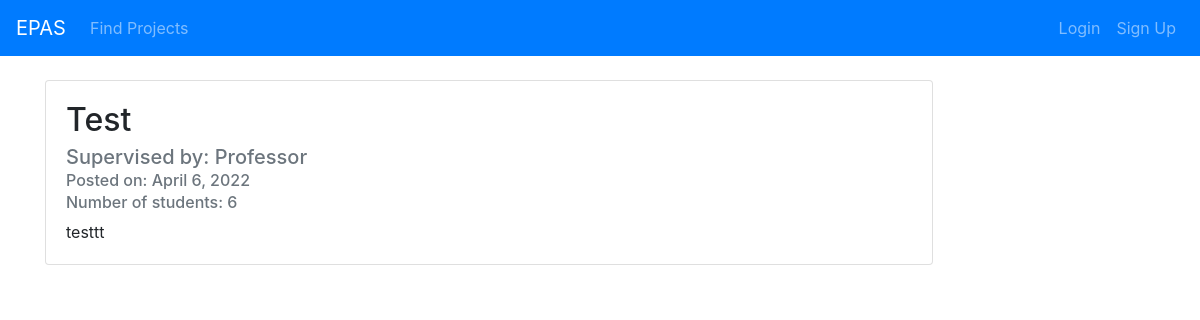
Page /post/12/ on the earlier database version.
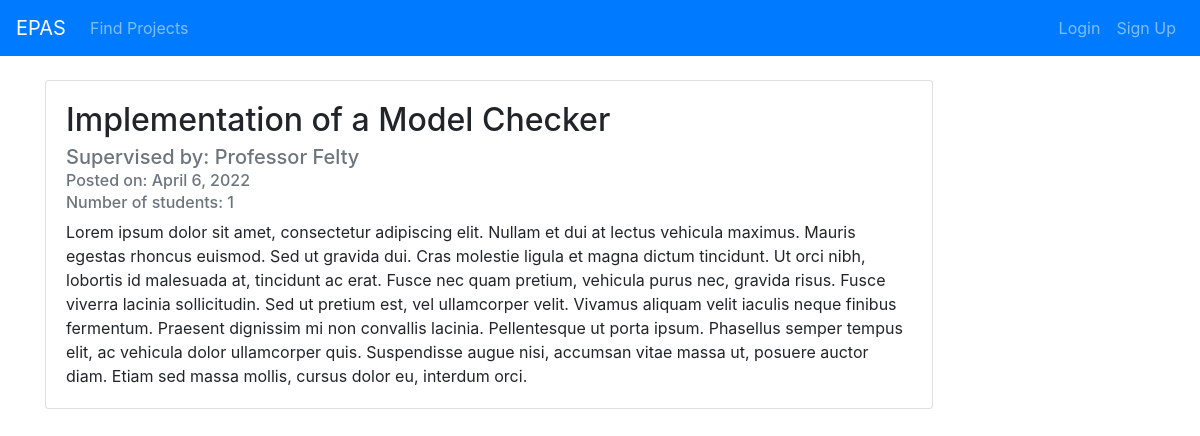
Same page on the later database version.
### projectListing/models.py (models this page shows, shortened)
class Post(models.Model):
    title = models.CharField(max_length=100, verbose_name='Project name:')
    description = models.TextField(verbose_name='Project description:')
    date_posted = models.DateField(default=timezone.now)
    professor = models.ForeignKey(User, on_delete=models.CASCADE)
    desiredNumStudents = models.IntegerField(verbose_name='Ideal number of students')
    maxNumStudents = models.IntegerField(verbose_name='Max number of students:')
    minTermLength = models.IntegerField(verbose_name='Min number of months:')
    maxTermLength = models.IntegerField(verbose_name='Max number of months:')
    relatedProgram = models.CharField(max_length=100, verbose_name='Program:')
    course = models.CharField(max_length=100, default="null", verbose_name='Course:')
    active = models.BooleanField(default=False, verbose_name='Active')
    isApproved = models.BooleanField(default=False, verbose_name='Approve?')

class User(AbstractUser):
    class Types(models.TextChoices):
        STUDENT = 'STUDENT', 'Student'
        PROFESSOR = 'PROFESSOR', 'Professor'
        CORPORATE_SUPERVISOR = 'CORPORATE_SUPERVISOR', 'Corporate Supervisor'
        PROGRAM_DIRECTOR = 'PROGRAM_DIRECTOR', 'Program Director'
    type = models.CharField(max_length=50, choices=Types.choices, default=Types.STUDENT)

### projectListing/views.py (the view)
# urls.py: path('post/<int:pk>/', PostDetailView.as_view(), name='post-detail'),
class PostDetailView(DetailView):
    model = Post

### projectListing/templates/projectListing/post_detail.html (shortened to what this page needs)
{% extends "projectListing/base.html" %}
{% block content %}
<br>
            <div class="card" style="min-width: 80%; max-width: 80%; margin-bottom: 2rem;">
                <div class="card-body">
                    <h2 class="card-title">{{ object.title }}</h2>
                    <h5 class="card-subtitle mb-2 text-muted">Supervised by: Professor {{ object.professor.last_name }}</h3>
                    <h6 class="card-subtitle mb-2 text-muted">Posted on: {{ object.date_posted }}</h3>
                    <h6 class="card-subtitle mb-2 text-muted">Number of students: {{ object.desiredNumStudents}}</h3>
                    <p class="card-text">{{ object.description }}</p>
                </div>
            </div>
{% endblock content %}

Differences in the rows shown:
changed Post: title "Test" → "Implementation of a Model Checker"; professor.last_name (not shown) → "Felty"; desiredNumStudents "6" → "1"; description "testtt" → "Lorem ipsum dolor sit amet, consectetur adipiscing elit. Nullam et dui at lectus vehicula maximus. Mauris egestas rhoncus euismod. Sed ut gravida dui. Cras molestie ligula et magna dictum tincidunt. Ut orci nibh, lobortis id malesuada at, tincidunt ac erat. Fusce nec quam pretium, vehicula purus nec, gravida risus. Fusce viverra lacinia sollicitudin. Sed ut pretium est, vel ullamcorper velit. Vivamus aliquam velit iaculis neque finibus fermentum. Praesent dignissim mi non convallis lacinia. Pellentesque ut porta ipsum. Phasellus semper tempus elit, ac vehicula dolor ullamcorper quis. Suspendisse augue nisi, accumsan vitae massa ut, posuere auctor diam. Etiam sed massa mollis, cursus dolor…"
